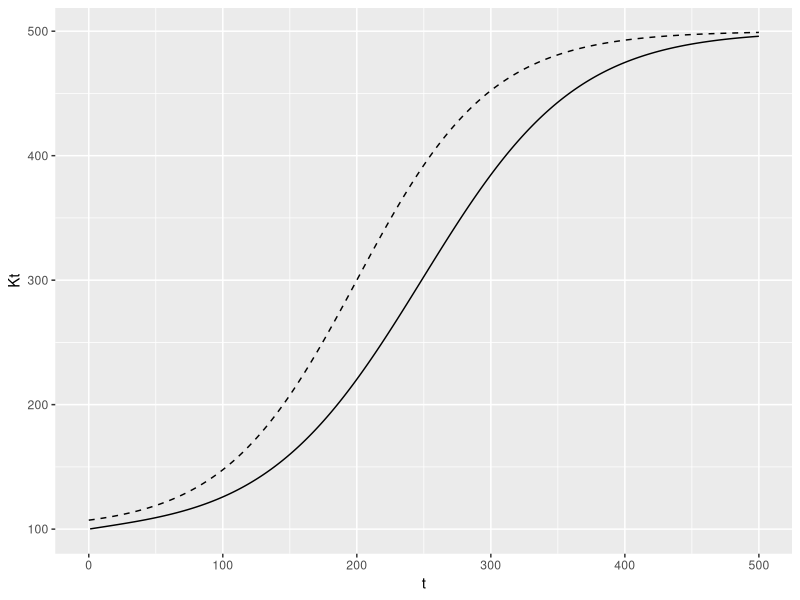
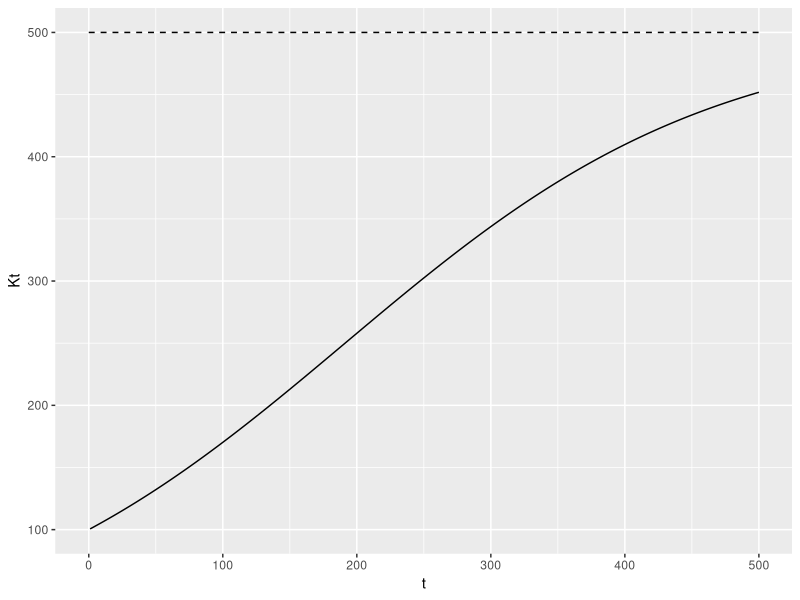
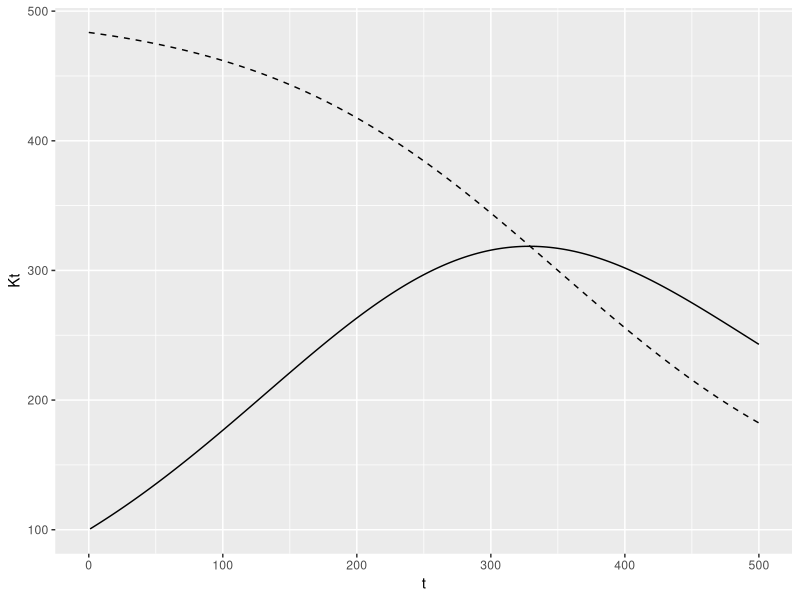
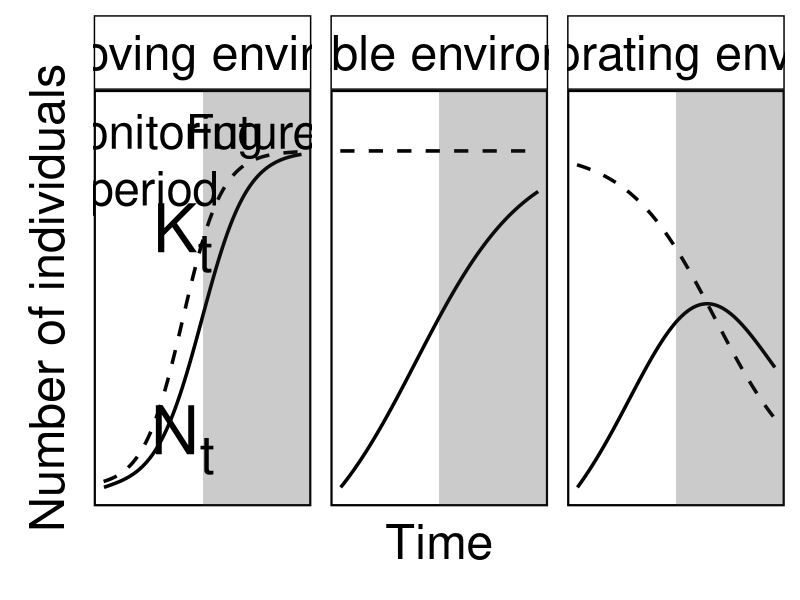
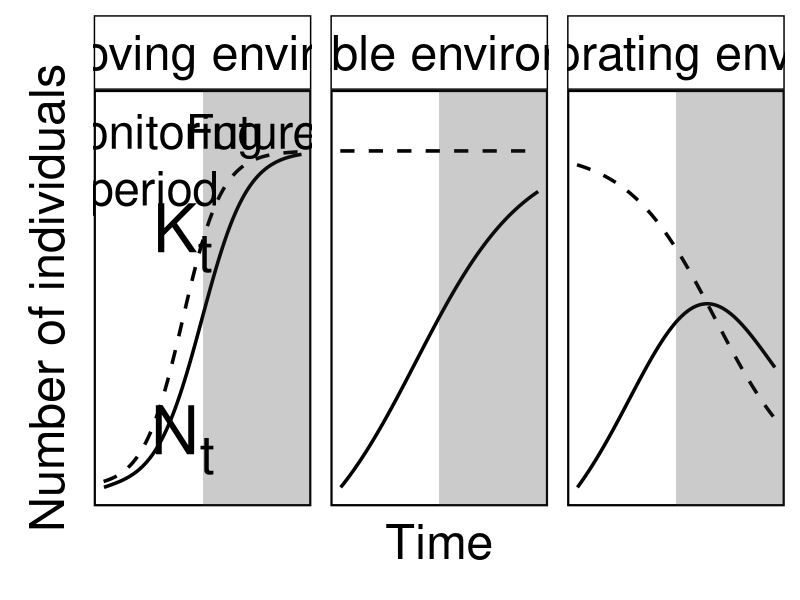

Here is the R script that generated these plots, in order:
library(dplyr)
library(ggplot2)

## Growth of N
Nt_old <- function(t, N0, K, r){
  (K*N0*exp(r*t))/(K+N0*(exp(r*t) - 1))
}

# ggplot() +
#   geom_line(aes(x = 0:500, y = Nt(t = 0:500, K = 200, N0 = 10, r = 0.025)))

############

## Change in K with time

Kt <- function(t, K1 = 200, K2 = 400, Kr = 0.1, t_inflection = 50){
  K1 + (K2/(1 + exp(-Kr*(t - t_inflection))))
}

############

## Change in Nt with change in Kt

Nt <- function(t, N0, r, K1, K2 = 0, Kr = 0, t_inflection = 0,
               verbose = FALSE){

  Kt <- Kt(t = t, K1 = K1,
           K2 = K2, Kr = Kr,
           t_inflection = t_inflection)
  Nt <- Kt/(1 + ((Kt - N0)/N0)*exp(-r*t))

  if (verbose) {
    print(paste("t: ", t, "K: ", Kt, "N: ", Nt))
  }

  return(Nt)

}

#########

## Create our figure

### Panel 1: Rapid growth in N matches K

plot_data_fig1a <- data.frame(t = 0:500, K1 = 100, K2 = 400, Kr = 0.02, t_inflection = 200,
                              N0 = 100, r = 0.025) |>
  mutate(Kt = Kt(t = t, K1 = K1, K2 = K2, Kr = Kr, t_inflection = t_inflection),
         Nt = NA,
         panel = c("a) Improving environment"))

for (i in 2:nrow(plot_data_fig1a)) {

  N0 <- if (i == 2) plot_data_fig1a$N0[1] else plot_data_fig1a$Nt[i - 1]

  plot_data_fig1a$Nt[i] <- Nt_old(t = 1, N0 = N0, r = plot_data_fig1a$r[1], K = plot_data_fig1a$Kt[i])

}

ggplot(data = plot_data_fig1a) +
  geom_line(aes(x = t, y = Kt), lty = 2) +
  geom_line(aes(x = t, y = Nt), lty = 1)

### Panel 2: Rapid growth in N stable K

plot_data_fig1b <- data.frame(t = 0:500, K1 = 500, K2 = 0, Kr = 0, t_inflection = 0,
                              N0 = 100,
                              r = 0.00725) |>
  mutate(Kt = Kt(t = t, K1 = K1, K2 = K2, Kr = Kr, t_inflection = t_inflection),
         Nt = NA,
         panel = c("b) Stable environment"))

for (i in 2:nrow(plot_data_fig1b)) {

  N0 <- if (i == 2) plot_data_fig1b$N0[1] else plot_data_fig1b$Nt[i - 1]

  plot_data_fig1b$Nt[i] <- Nt_old(t = 1, N0 = N0, r = plot_data_fig1b$r[1], K = plot_data_fig1b$Kt[i])

}

ggplot(data = plot_data_fig1b) +
  geom_line(aes(x = t, y = Kt), lty = 2) +
  geom_line(aes(x = t, y = Nt), lty = 1)

### Panel 3: Slow growth in N declining K

plot_data_fig1c <- data.frame(t = 0:500, K1 = 500, K2 = -400, Kr = 0.009, t_inflection = 350,
                              N0 = 100, r = 0.008) |>
  mutate(Kt = Kt(t = t, K1 = K1, K2 = K2, Kr = Kr, t_inflection = t_inflection),
         Nt = NA,
         panel = c("c) Deteriorating environment"))

for (i in 2:nrow(plot_data_fig1c)) {

  N0 <- if (i == 2) plot_data_fig1c$N0[1] else plot_data_fig1c$Nt[i - 1]

  plot_data_fig1c$Nt[i] <- Nt_old(t = 1, N0 = N0, r = plot_data_fig1c$r[1], K = plot_data_fig1c$Kt[i])

}

ggplot(data = plot_data_fig1c) +
  geom_line(aes(x = t, y = Kt), lty = 2) +
  geom_line(aes(x = t, y = Nt), lty = 1)

############

### Combine:
library(patchwork)
library(ggtext)

panel1 <- ggplot() +
  geom_line(data = plot_data_fig1a,
            aes(x = t, y = Kt), lty = 2, linewidth = 1.2) +
  geom_line(data = plot_data_fig1a,
            aes(x = t, y = Nt), lty = 1, linewidth = 1.2) +
  geom_ribbon(aes(x = c(250, Inf),
                  ymin = c(-Inf, -Inf),
                  ymax = c(Inf, Inf)), alpha = 0.25) +
  # geom_richtext(aes(x = 15, y = 540, label = "a)"),
  #           size = 8,
  #           fill = NA, label.colour = NA,) +
  geom_richtext(aes(x = 200, y = 390,
                    label = "K<sub>t</sub>"),
                fill = NA, label.colour = NA,
                size = 17) +
  geom_richtext(aes(x = 200, y = 150,
                    label = "N<sub>t</sub>"),
                fill = NA, label.colour = NA,
                size = 17) +
  geom_richtext(aes(x = c(125, 375),
                    y = c(550, 550),
                    label = c("Monitoring<br>period", "Future")),
                fill = NA, label.colour = NA,
                size = 12, hjust = 0.5, vjust = 1) +
  coord_cartesian(ylim = c(NA, 550)) +
  labs(y = "Number of individuals") +
  facet_wrap(facets = ~panel) +
  theme_classic() +
  theme(axis.text = element_blank(),
        axis.ticks = element_blank(),
        axis.title.x = element_blank(),
        axis.title.y = element_text(size = 35, margin = margin(r = 10, l = 10)),
        axis.line = element_blank(),
        strip.background = element_rect(fill = "white"),
        strip.text = element_text(size = 35, colour = "black",
                                  margin = margin(t = 10, b = 10)),
        panel.background = element_rect(colour = "black", linewidth = 1.5))

panel2 <- ggplot() +
  geom_line(data = plot_data_fig1b,
            aes(x = t, y = Kt), lty = 2, linewidth = 1.2) +
  geom_line(data = plot_data_fig1b,
            aes(x = t, y = Nt), lty = 1, linewidth = 1.2) +
  geom_ribbon(aes(x = c(250, Inf),
                  ymin = c(-Inf, -Inf),
                  ymax = c(Inf, Inf)), alpha = 0.25) +
  # geom_text(aes(x = 15, y = 540, label = "b)"),
  #           size = 8) +
  coord_cartesian(ylim = c(NA, 550)) +
  facet_wrap(facets = ~panel) +
  labs(x = "Time") +
  theme_classic() +
  theme(axis.text = element_blank(),
        axis.ticks = element_blank(),
        axis.title.y = element_blank(),
        axis.title.x = element_text(size = 35, margin = margin(t = 10, b = 10)),
        axis.line = element_blank(),
        strip.background = element_rect(fill = "white"),
        strip.text = element_text(size = 35, colour = "black",
                                  margin = margin(t = 10, b = 10)),
        panel.background = element_rect(colour = "black", linewidth = 1.5))

panel3 <- ggplot() +
  geom_line(data = plot_data_fig1c,
            aes(x = t, y = Kt), lty = 2, linewidth = 1.2) +
  geom_line(data = plot_data_fig1c,
            aes(x = t, y = Nt), lty = 1, linewidth = 1.2) +
  geom_ribbon(aes(x = c(250, Inf),
                  ymin = c(-Inf, -Inf),
                  ymax = c(Inf, Inf)), alpha = 0.25) +
  # geom_text(aes(x = 15, y = 540, label = "c)"),
  #           size = 8) +
  coord_cartesian(ylim = c(NA, 550)) +
  facet_wrap(facets = ~panel) +
  theme_classic() +
  theme(axis.text = element_blank(),
        axis.ticks = element_blank(),
        axis.title = element_blank(),
        axis.line = element_blank(),
        strip.background = element_rect(fill = "white"),
        strip.text = element_text(size = 35, colour = "black",
                                  margin = margin(t = 10, b = 10)),
        panel.background = element_rect(colour = "black", linewidth = 1.5))

panel1 + panel2 + panel3 + plot_layout(nrow = 1)

ggsave(filename = here::here("./plots/K_theory_plot.png"), dpi = 600,
       height = 10, width = 30)
